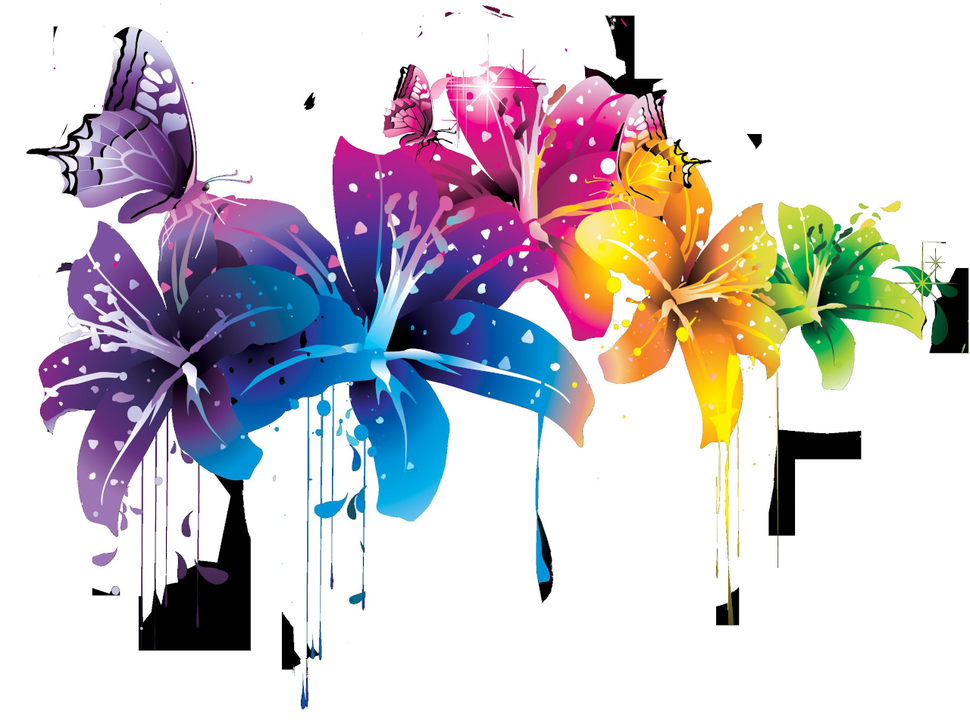
#> input picture images/flowers.png, 970 x 727 px, shrunk from 1280 x 960 before the run
$ python 013_Rotate.py
#> lines starting #> are read from the running program, lines starting #| are printed output that depends on the picture
# Import Needed Packages
import cv2


# Load And Display Image
image = cv2.imread("../images/flowers.png")
#> image is the input picture: shape (727, 970, 3); mean B, G, R 205.6, 199.6, 205.9
cv2.imshow("Original", image)
cv2.waitKey(0)

# Get Image Dimensions And Centerpoint
(h, w) = image.shape[:2]
#> h = 727; w = 970
center = (w//2, h//2)
#> center = (485, 363)

# Create Rotational Matrix
# From Center Point, Rotate 45 Degrees CCW With Scale Of 100%
# (Use Negative For CW)
M = cv2.getRotationMatrix2D(center, 45, 1.0)

# Rotate Image And Display
rotated = cv2.warpAffine(image, M, (w,h))
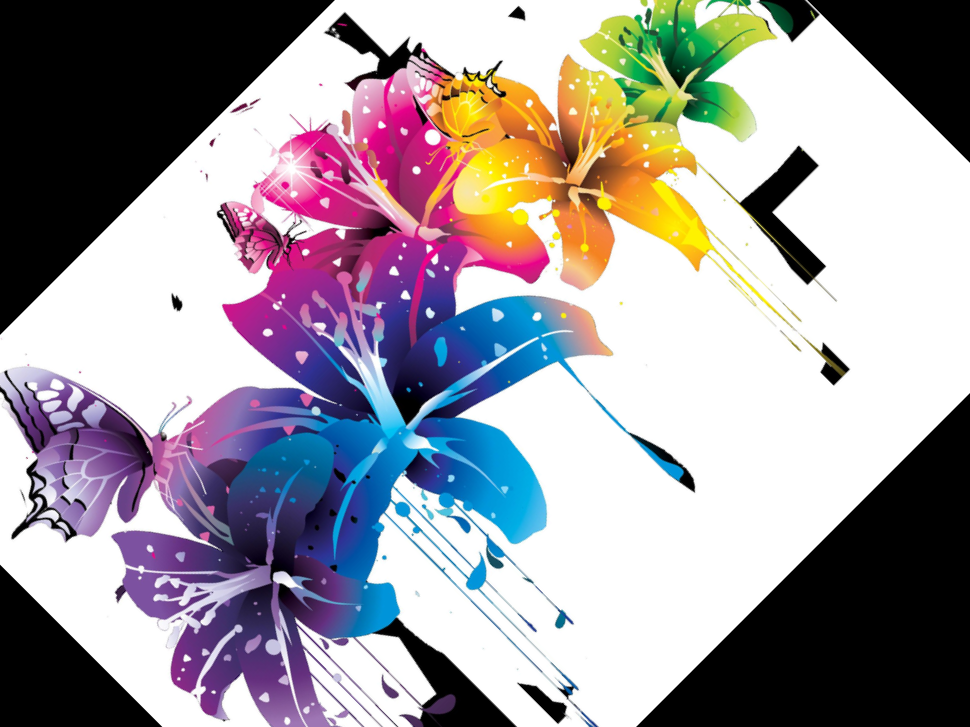
#> rotated: shape (727, 970, 3); mean B, G, R 158.5, 152.5, 158.8
cv2.imshow("Rotated", rotated)
cv2.waitKey(0)
